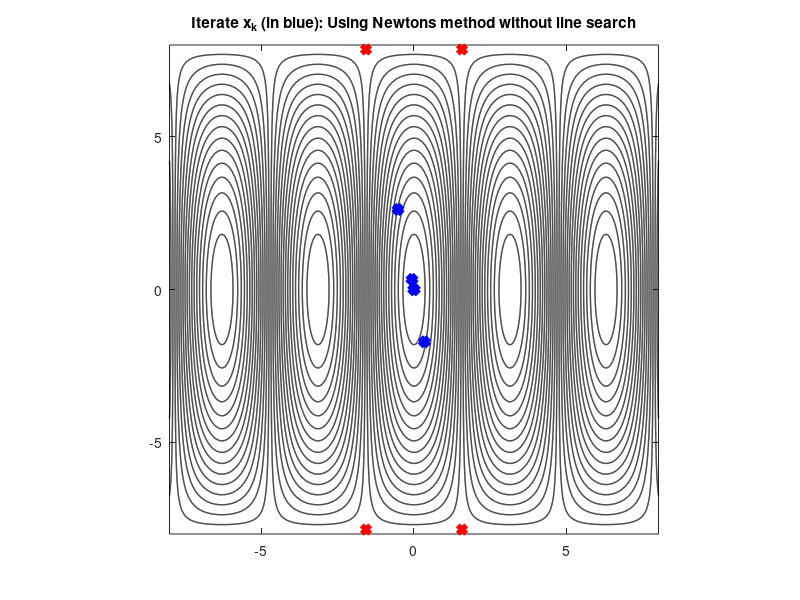

MATLAB code to generate this figure:
%5d: Optimization problem
close all;

[xx,yy]=meshgrid(-8:.01:8);
f_fun = @(x,y) -cos(x).*cos(0.2*y);
g_fun = @(x,y)[cos(0.2*y).*sin(x); 0.2*cos(x).*sin(0.2*y)];
H_fun = @(x,y)[cos(x).*cos(0.2*y), -0.2*sin(0.2*y).*sin(x);
	-0.2*sin(0.2*y).*sin(x), 0.04*cos(x).*cos(0.2*y)];
zz = f_fun(xx,yy);

contour(xx,yy,zz,30,'k','linewidth', 1);
hold on;
axis equal tight;
plot(0,0,'rx','Linewidth',4);
plot(pi/2,5*pi/2,'rx','Linewidth',4);
plot(-pi/2,5*pi/2,'rx','Linewidth',4);
plot(pi/2,-5*pi/2,'rx','Linewidth',4);
plot(-pi/2,-5*pi/2,'rx','Linewidth',4);
title('Solution point');

pause;
%starting point
X = -pi/6;
Y = 5*pi/6;
for k=1:20
    
    plot(X,Y,'bx','Linewidth',5);
    title('Iterate x_k (in blue): Using Newtons method without line search');
    g = g_fun(X,Y);
    H = H_fun(X,Y);

    d = -H \ g;
    %d = - g;
    f = f_fun(X,Y);
    %step length = 1
    Xnew = X+d(1);
    Ynew = Y+d(2);

    %fzero to find step length
%    gd = @(a) -d(1)*sin(X+a*d(1))*cos(0.2*(Y+a*d(2)))-0.2*d(2)*sin(0.2*(Y+a*d(2)))*cos(X+a*d(1));
%    for i=1:5
%        alpha = fzero(gd,0.1+(i*0.05));
%        if alpha > 0
%            break;
%        end
%    end
%    if alpha < 0
%        fprintf('alpha = %f < 0\n',alpha);
%        %return;
%    end
%    Xnew = X+alpha*d(1);
%    Ynew = Y+alpha*d(2);
    f_new = f_fun(Xnew,Ynew);
    fprintf('New f: %f, Old f: %f\n', f_new, f);
    if abs(f_new - f) < 10e-10
        fprintf('found stationary point X=%f Y=%f\n', Xnew, Ynew);
        return;
    end
    X = Xnew; Y = Ynew;
end